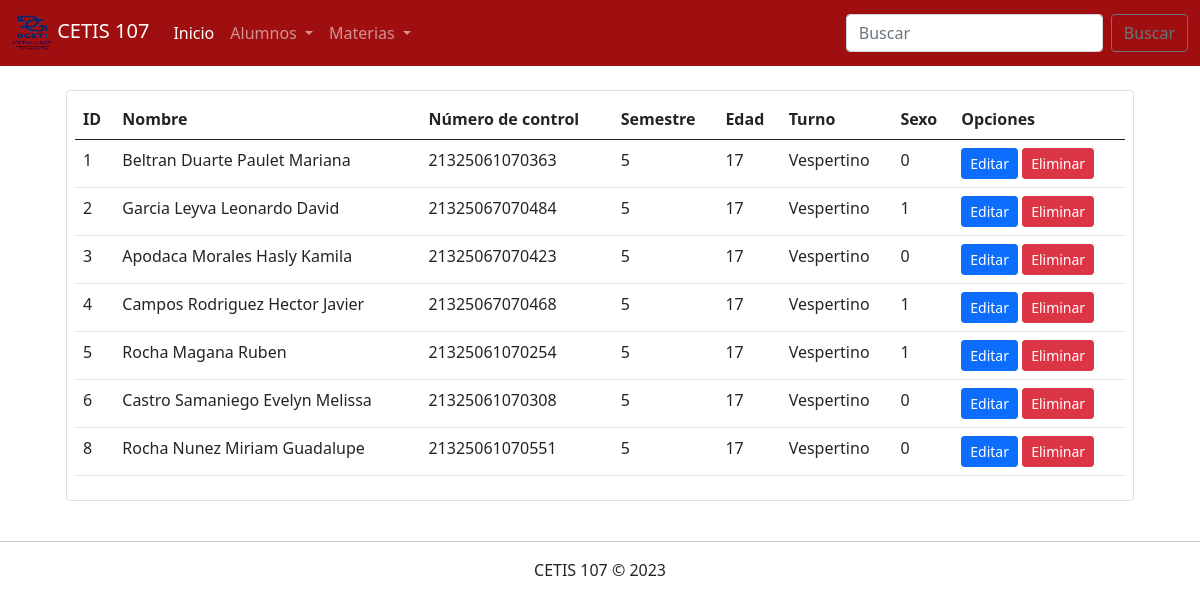
Screenshot of /Parcial3/consultarAlumnos.php with the database file from the repository.
### tables this page shows
CREATE TABLE `alumnos` (
  `id` int(11) NOT NULL,
  `nombre` varchar(100) NOT NULL,
  `numero_control` varchar(30) NOT NULL,
  `semestre` int(11) NOT NULL,
  `edad` int(11) NOT NULL,
  `turno` varchar(10) NOT NULL,
  `sexo` tinyint(4) NOT NULL
);

### Parcial3/consultarAlumnos.php (the view, shortened to what this page needs)
<!DOCTYPE html>
<html lang="en">
<head>
    <link rel="stylesheet" href="css/bootstrap.css">
</head>
<body>
    <?php
        include 'menu.php';
        include 'conexion.php';
        $sql = "SELECT * FROM alumnos";
        $datos = $conexion->query($sql);
    ?>
    <div class="container">
        <div class="row">
            <div class="col-12">
                <?php if($datos->num_rows > 0) { ?>
                <div class="table-responsive card m-4 p-2">
                    <table class="table table-hover">
                        <thead>
                            <tr>
                                <th>ID</th>
                                <th>Nombre</th>
                                <th>Número de control</th>
                                <th>Semestre</th>
                                <th>Edad</th>
                                <th>Turno</th>
                                <th>Sexo</th>
                                <th>Opciones</th>
                            </tr>
                        </thead>
                        <tbody>
                            <?php while($registro = $datos->fetch_assoc()){ ?>
                                <tr>
                                    <td><?php echo $registro["id"]; ?></td>
                                    <td><?php echo $registro["nombre"]; ?></td>
                                    <td><?php echo $registro["numero_control"]; ?></td>
                                    <td><?php echo $registro["semestre"]; ?></td>
                                    <td><?php echo $registro["edad"]; ?></td>
                                    <td><?php echo $registro["turno"]; ?></td>
                                    <td><?php echo $registro["sexo"]; ?></td>
                                    <td>
                                        <a href="editarAlumno.php?id=<?php echo $registro["id"]; ?>"  class="btn btn-sm btn-primary">Editar</a>
                                        <a href="eliminarAlumno.php?id=<?php echo $registro["id"]; ?>" class="btn btn-sm btn-danger">Eliminar</a>
                                    </td>
                                </tr>
                            <?php } ?>
                        </tbody>
                    </table>
                </div>
                <?php } else { ?>
                    <h2 class="m-4">No existe datos de alumnos en la base e datos</h2>
                <?php } ?>
            </div>
        </div>
    </div>
    <footer class="text-center">
        <hr>
        CETIS 107 &copy; 2023
    </footer>
</body>
</html>

### rows the page displays
alumnos: id "1", nombre "Beltran Duarte Paulet Mariana", numero_control "21325061070363", semestre "5", edad "17", turno "Vespertino", sexo "0"
alumnos: id "2", nombre "Garcia Leyva Leonardo David", numero_control "21325067070484", semestre "5", edad "17", turno "Vespertino", sexo "1"
alumnos: id "3", nombre "Apodaca Morales Hasly Kamila", numero_control "21325067070423", semestre "5", edad "17", turno "Vespertino", sexo "0"
alumnos: id "4", nombre "Campos Rodriguez Hector Javier", numero_control "21325067070468", semestre "5", edad "17", turno "Vespertino", sexo "1"
alumnos: id "5", nombre "Rocha Magana Ruben", numero_control "21325061070254", semestre "5", edad "17", turno "Vespertino", sexo "1"
alumnos: id "6", nombre "Castro Samaniego Evelyn Melissa", numero_control "21325061070308", semestre "5", edad "17", turno "Vespertino", sexo "0"
alumnos: id "8", nombre "Rocha Nunez Miriam Guadalupe", numero_control "21325061070551", semestre "5", edad "17", turno "Vespertino", sexo "0"
